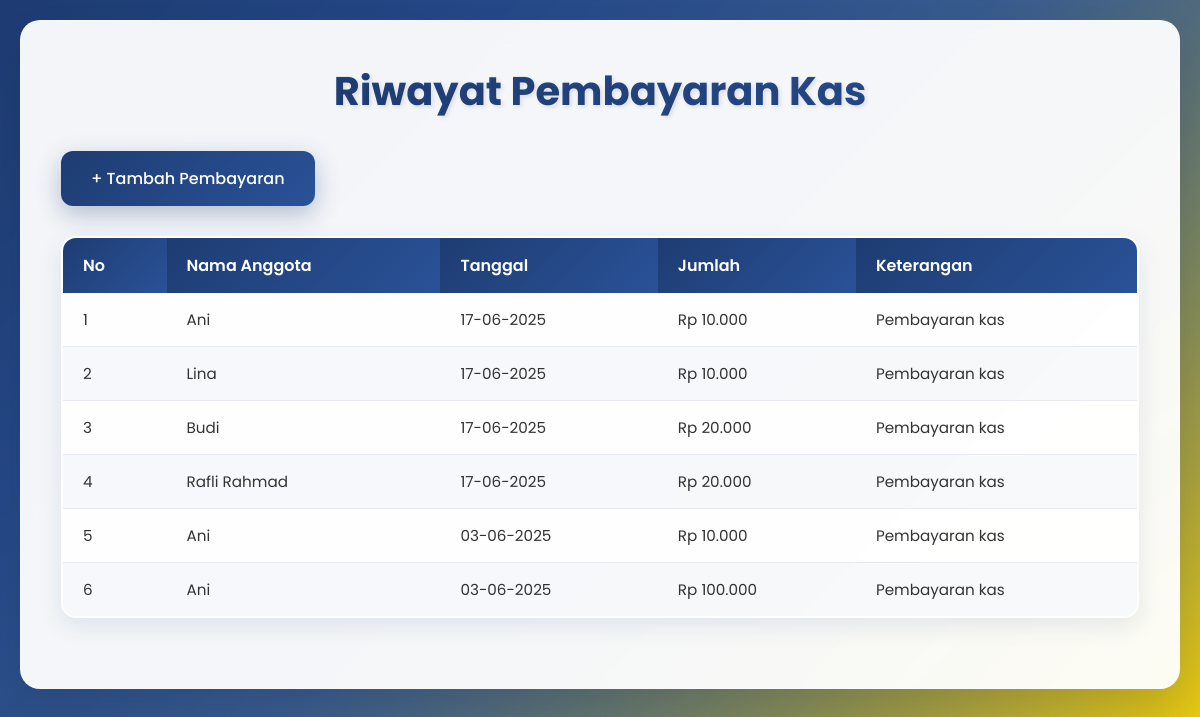
The app's page /member/data_pembayaran.php with its own data.
### tables this page shows
CREATE TABLE `kas` (
  `id` int NOT NULL,
  `tanggal` date NOT NULL,
  `jenis` enum('pemasukan','pengeluaran') NOT NULL,
  `keterangan` text,
  `jumlah` int NOT NULL,
  `id_anggota` int DEFAULT NULL
);

CREATE TABLE `anggota` (
  `id` int NOT NULL,
  `nama` varchar(100) NOT NULL,
  `username` varchar(100) DEFAULT NULL,
  `password` varchar(255) DEFAULT NULL,
  `role` enum('bendahara','anggota') DEFAULT 'anggota',
  `saldo` int DEFAULT '0'
);

### member/data_pembayaran.php (the view, shortened to what this page needs)
<?php
require '../config/koneksi.php';
$query = "SELECT kas.*, anggota.nama
          FROM kas
          LEFT JOIN anggota ON kas.id_anggota = anggota.id
          WHERE kas.jenis = 'pemasukan'
          ORDER BY kas.tanggal DESC";
$result = $conn->query($query);
?>
<!DOCTYPE html>
<html lang="id">
<head>
    <link rel="stylesheet" href="../assets/style.css">
</head>
<body>
    <div class="container">
        <h2>Riwayat Pembayaran Kas</h2>
        <div class="form-actions">
            <a href="tambah_pembayaran.php" class="btn-primary">+ Tambah Pembayaran</a>
        </div>
        <div class="table-responsive">
            <table class="report-table">
                <thead>
                    <tr>
                        <th>No</th>
                        <th>Nama Anggota</th>
                        <th>Tanggal</th>
                        <th>Jumlah</th>
                        <th>Keterangan</th>
                    </tr>
                </thead>
                <tbody>
                    <?php
                    $no = 1;
                    while ($row = $result->fetch_assoc()) :
                    ?>
                        <tr>
                            <td><?= $no++ ?></td>
                            <td><?= htmlspecialchars($row['nama']) ?></td>
                            <td><?= date('d-m-Y', strtotime($row['tanggal'])) ?></td>
                            <td>Rp <?= number_format($row['jumlah'], 0, ',', '.') ?></td>
                            <td><?= htmlspecialchars($row['keterangan']) ?></td>
                        </tr>
                    <?php endwhile; ?>
                </tbody>
            </table>
        </div>
    </div>
</body>
</html>

### assets/style.css (style rules this page uses)
* { margin: 0; padding: 0; box-sizing: border-box; }
body { font-family: 'Poppins', sans-serif; background: linear-gradient(135deg, #1e3c72 0%, #2a5298 25%, #ffd700 100%); min-height: 100vh; padding: 20px; position: relative; }
body::before { content: ''; position: fixed; top: 0; left: 0; right: 0; bottom: 0; background: linear-gradient(135deg, rgba(30, 60, 114, 0.9) 0%, rgba(42, 82, 152, 0.8) 50%, rgba(255, 215, 0, 0.1) 100%); z-index: -1; }
.container { max-width: 1200px; margin: 0 auto; background: rgba(255, 255, 255, 0.95); backdrop-filter: blur(10px); border-radius: 20px; box-shadow: 0 20px 40px rgba(0, 0, 0, 0.1); padding: 40px; border: 1px solid rgba(255, 255, 255, 0.2); }
h2 { color: #1e3c72; font-size: 2.5rem; font-weight: 700; text-align: center; margin-bottom: 10px; background: linear-gradient(135deg, #1e3c72, #2a5298); -webkit-background-clip: text; -webkit-text-fill-color: transparent; background-clip: text; text-shadow: 2px 2px 4px rgba(0, 0, 0, 0.1); }
.btn-primary { display: inline-flex; align-items: center; gap: 10px; padding: 15px 30px; background: linear-gradient(135deg, #1e3c72, #2a5298); color: white; border: none; border-radius: 12px; font-size: 1rem; font-weight: 500; font-family: 'Poppins', sans-serif; cursor: pointer; transition: all 0.3s ease; box-shadow: 0 8px 25px rgba(30, 60, 114, 0.3); position: relative; overflow: hidden; text-decoration: none; }
.btn-primary::before { content: ''; position: absolute; top: 0; left: -100%; width: 100%; height: 100%; background: linear-gradient(90deg, transparent, rgba(255, 215, 0, 0.3), transparent); transition: left 0.5s ease; }
.form-actions { display: flex; gap: 15px; justify-content: flex-start; align-items: center; margin-top: 30px; }
.report-table { width: 100%; border-collapse: collapse; margin: 30px 0; background: rgba(255, 255, 255, 0.9); border-radius: 15px; overflow: hidden; box-shadow: 0 8px 25px rgba(30, 60, 114, 0.1); border: 2px solid rgba(30, 60, 114, 0.1); }
.report-table th { background: linear-gradient(135deg, #1e3c72, #2a5298); color: white; padding: 15px 20px; text-align: left; font-weight: 600; font-size: 1rem; border: none; position: relative; }
.report-table th:first-child { border-top-left-radius: 15px; }
.report-table th:last-child { border-top-right-radius: 15px; }
.report-table td { padding: 15px 20px; border-bottom: 1px solid rgba(30, 60, 114, 0.1); color: #333; font-size: 0.95rem; transition: all 0.3s ease; }
.report-table tr:nth-child(even) { background: rgba(30, 60, 114, 0.03); }
.report-table tr:last-child td:first-child { border-bottom-left-radius: 15px; }
.report-table tr:last-child td:last-child { border-bottom-right-radius: 15px; }
.report-table tr { animation: fadeInRow 0.5s ease forwards; }
.report-table tr:nth-child(1) { animation-delay: 0.1s; }
.report-table tr:nth-child(2) { animation-delay: 0.15s; }
.report-table tr:nth-child(3) { animation-delay: 0.2s; }
.report-table tr:nth-child(4) { animation-delay: 0.25s; }
.report-table tr:nth-child(5) { animation-delay: 0.3s; }
.report-table tr:nth-child(6) { animation-delay: 0.35s; }

### records on screen
kas: id_anggota.nama "Ani", tanggal "17-06-2025", jumlah "10.000", keterangan "Pembayaran kas"
kas: id_anggota.nama "Lina", tanggal "17-06-2025", jumlah "10.000", keterangan "Pembayaran kas"
kas: id_anggota.nama "Budi", tanggal "17-06-2025", jumlah "20.000", keterangan "Pembayaran kas"
kas: id_anggota.nama "Rafli Rahmad", tanggal "17-06-2025", jumlah "20.000", keterangan "Pembayaran kas"
kas: id_anggota.nama "Ani", tanggal "03-06-2025", jumlah "10.000", keterangan "Pembayaran kas"
kas: id_anggota.nama "Ani", tanggal "03-06-2025", jumlah "100.000", keterangan "Pembayaran kas"
